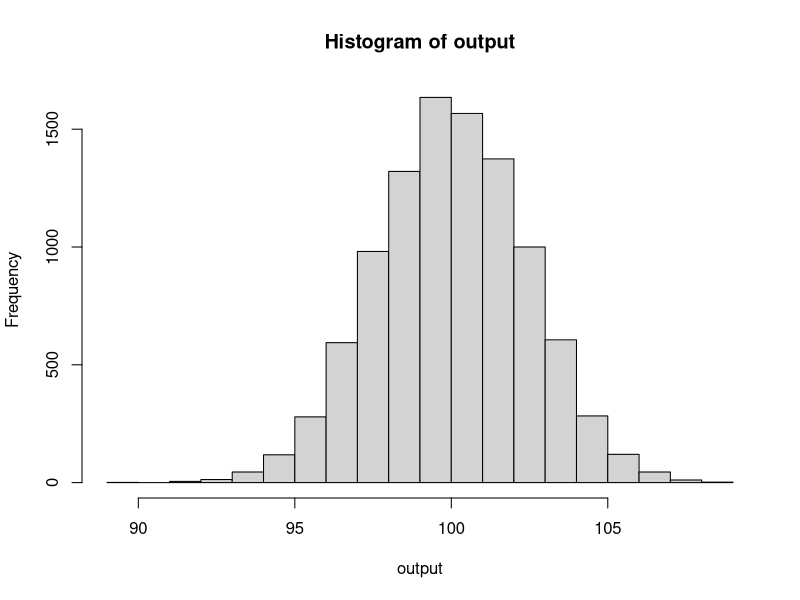

Generate this figure with R:
# Exercise 1
# Determine the sample space for a single roll of a 6-sided die
expand.grid(1:6);

# Exercise 2
# Determine the sample space for two rolls of a 4-sided die (or rolling two 4-sided dice simultaneously)
expand.grid(1:4, 1:4);


# Exercise 3
# Determine the sample space for a single roll of a 6-sided die followed by a single flip of a coin
expand.grid(1:6, c("H","T"));


# Exercise 4
# A developer of a new subdivision offers a prospective home buyer a choice of 4 designs (A,B,C,D), and a garage or a carport. 
# How many different plans are available to the buyer?
paste("There are", 4 * 2, "different plans available to the buyer");

# Exercise 5 
# Determine the complete sample space for the in Exercise 4
expand.grid(c("Design A", "Design B", "Design C", "Design D"), c("garage", "carport"));

# Exercise 6
# Determine he number of distinct words that can be formed from all the letters in the word “NARUTO”
paste("The number of distinct words that can be formed from all the letters in the word 'NARUTO' is", factorial(6));

# Exercise 7
# 5 students applied to be tutors, and the lecturer randomly selects 3 of the 5.
# How many different subsets of 3 out of 5 exists?
choose(5,3);

# Exercise 8
# List the complete sample space for the experiment in Exercise 7
combn(5,3);

# Exercise 9
# What is the number of possible 4-digit pin numbers from a set of 10 numbers if duplication is not allowed
factorial(4) * choose(10, 4);


# Exercise 10
# Select a random sample of size 5 without replacement from a list of values from 1 to 20
sample(x=1:20, size=5, replace=FALSE);

# Exercise 11
# Select a random sample of size 5 with replacement from the following vector:
# [2, 7, 8, 10, 15, 17, 29]
data = c(2, 7, 8, 10, 15, 17, 29);
sample(x=data, size=5, replace=TRUE);

# Exercise 12
# Select a random sample of 3 rows of the following data frame with the following columns, without replacement
# (3,5,6,6,8), (12,6,4,23,25), (2,7,8,8,15)
data = data.frame(x=c(3,5,6,6,8), y=c(12,6,4,23,25), z=c(2,7,8,8,15));
data[sample(x=nrow(data), size=3, replace=FALSE),];

# Exercise 13
# Generate a random sample of size 3 from a Bernoulli distribution with probability of success p = 0.6
rbinom(3, 1, 0.6);

# Exercise 14
# Generate a random sample of size 3 from a Binomial distribution with probability of success p = 0.6 of number of trials n = 4
rbinom(3, 4, 0.6);

# Exercise 15
# Generate a random sample of size 5 from a Poisson distribution with lambda = 4
rpois(5, 4);

# Exercise 16
# Generate a random sample of size 2 from a standard uniform distribution
runif(2);

# Exercise 17
# Generate a random sample of size 2 from a uniform distribution with min of 1 and max of 5
runif(2, 1,5);

# Exercise 18
# Generate a random sample of size 1 from a standard normal distribution
rnorm(1);

# Exercise 19
# Generate a random sample of size 4 from a normal distribution with mean 100 and standard deviation 15
rnorm(4, 100, 15);

# Exercise 20
# Generate a random sample of size 3 from an exponential distribution with rate 2
rexp(3, 2);

# Exercise 21
# Generate a random sample of size 3 from a a gamma distribution with shape 2 and rate 5
rgamma(3, 2, 5);

# Exercise 22
# Let X~N(100, 144). Perform a simulation for the sampling distribution of the sample means
# By repeating sampling 10000 times
# Calculate the mean of the sample means
# Calculate the standard deviation of the sample means
# Draw a histogram of the sampling distribution of the sample means
output = NULL;
for (i in 1:10000) {
  output[i] = mean(rnorm(n=25, mean=100, sd=12));
}

mean(output);
sd(output);
hist(output, breaks=20, freq=TRUE)
